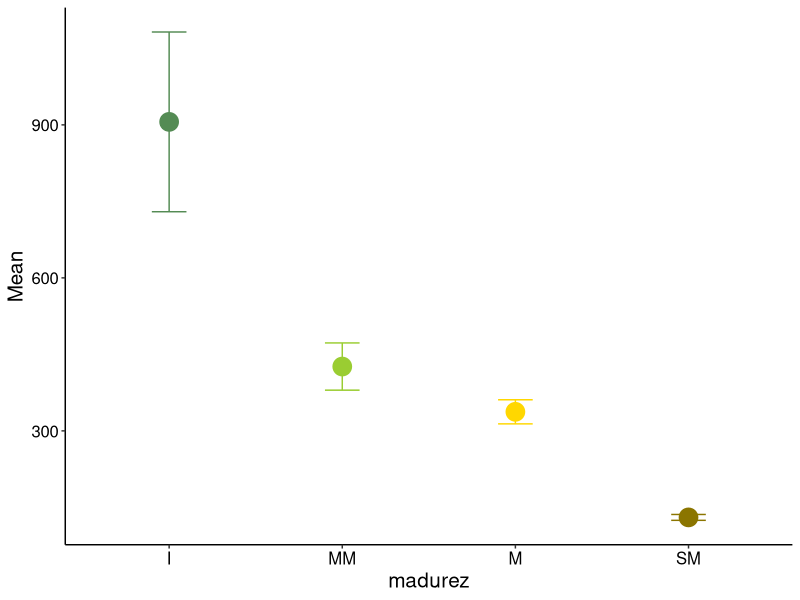
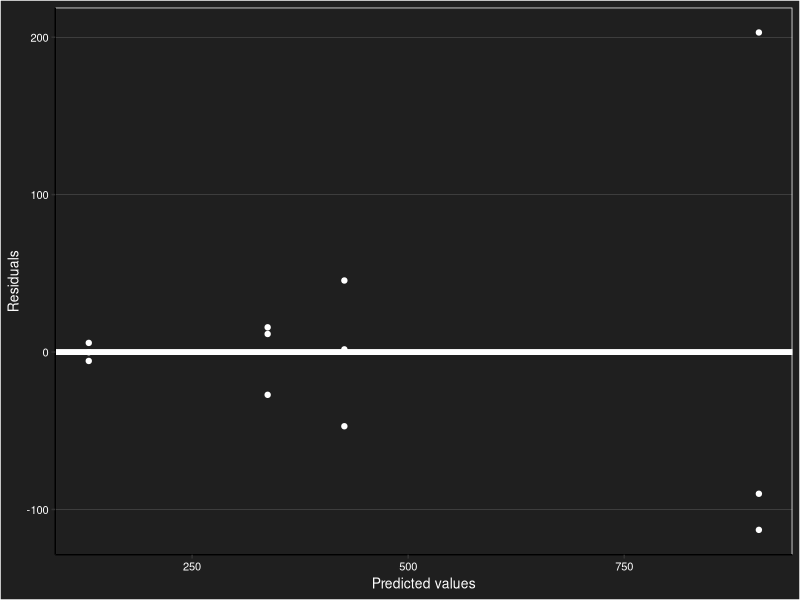
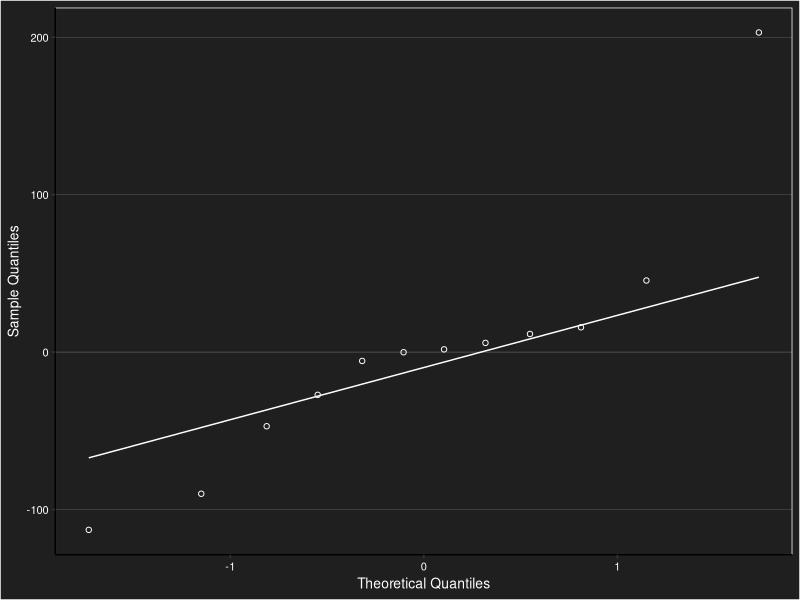

R code for these plots, in order: (Note: this script raises an error after producing the figures.)
## ---- chunk 1
knitr::opts_chunk$set(warning = FALSE, message = FALSE, echo = FALSE)

library(readxl)
data_mad_phenols <- read_excel("database.xlsx", sheet = "mad_phenols")
data_mad_phenols$madurez <- factor(data_mad_phenols$madurez, levels=c("I", "MM", "M", "SM"))

## ---- chunk 2
knitr::opts_chunk$set(warning = FALSE, message = FALSE, echo = FALSE)

library(dplyr)
tabla_fenoles <- data_mad_phenols %>% 
  dplyr::group_by(madurez) %>% 
  dplyr::summarise(n=n(),
                   Mean = mean(fenoles),
                   sd = sd(fenoles))

library(knitr)
kable(tabla_fenoles, format = "markdown")

## ---- chunk 3
knitr::opts_chunk$set(warning = FALSE, message = FALSE, echo = FALSE)

library(ggplot2)
plot_mad_fenoles <- ggplot(tabla_fenoles, aes(x = madurez, y = Mean, color = madurez)) +
    scale_color_manual(values = c("palegreen4", "yellowgreen", "gold", "gold4")) +
    stat_summary(fun = "mean", size = 6, geom = "point") +
    geom_errorbar(aes(ymin = Mean - sd, ymax = Mean + sd), width = 0.2, position = position_dodge(0.9)) +
    theme_classic() +
    theme(legend.title = element_blank()) +
    theme(legend.position = "none") +
    theme(text = element_text(size = 15, color = 'black')) +
    theme(axis.text = element_text(color = 'black'))
plot_mad_fenoles

## ---- chunk 4
knitr::opts_chunk$set(warning = FALSE, message = FALSE, echo = FALSE)

library(nlme)
modelos_mad_fenoles <- gls(fenoles ~ madurez, weights=varIdent(form=~1|madurez), data=data_mad_phenols)
modelos_mad_fenoles

## ---- chunk 5
knitr::opts_chunk$set(warning = FALSE, message = FALSE, echo = FALSE)

fenoles_mad_ajuste <- as.data.frame(cbind(
  "residuos" = residuals(modelos_mad_fenoles),
  "predichos" = predict(modelos_mad_fenoles)))

HV_fenoles_mad<-ggplot(fenoles_mad_ajuste) +
  aes(predichos, residuos) +
  geom_hline(yintercept = 0, colour="white", size=2) +
  geom_point(colour="white")+
  theme_classic()+
  labs(y="Residuals", x="Predicted values")+
  theme(legend.position = "bottom", legend.background = element_rect(fill = "gray12"))+
  theme(panel.grid.major.y = element_line(size=0.05, color='white'))+
  theme(panel.grid.major.x = element_blank())+
  theme(text = element_text(size=10, color='white'))+
  theme(axis.text = element_text(color='white'))+
  theme(plot.background = element_rect(fill = "gray12"))+
  theme(panel.background = element_rect(fill = "gray12", color = "white"))
HV_fenoles_mad

QQ_fenoles_mad<-ggplot(fenoles_mad_ajuste) +
aes(sample = residuos) +
  geom_qq(shape = 1, colour="white") +
  geom_qq_line(colour="white")+
  theme_classic()+
  labs(y="Sample Quantiles", x="Theoretical Quantiles")+
  theme(legend.position = "bottom", legend.background = element_rect(fill = "gray12"))+
  theme(panel.grid.major.y = element_line(size=0.05, color='white'))+
  theme(panel.grid.major.x = element_blank())+
  theme(text = element_text(size=10, color='white'))+
  theme(axis.text = element_text(color='white'))+
  theme(plot.background = element_rect(fill = "gray12"))+
  theme(panel.background = element_rect(fill = "gray12", color = "white"))
QQ_fenoles_mad

shapiro.test(fenoles_mad_ajuste$residuos)

## ---- chunk 6
knitr::opts_chunk$set(warning = FALSE, message = FALSE, echo = FALSE)

anova(modelos_mad_fenoles)

## ---- chunk 7
knitr::opts_chunk$set(warning = FALSE, message = FALSE, echo = FALSE)

library(emmeans)
Comp_mad_fenoles<-emmeans(modelos_mad_fenoles, pairwise ~ madurez) #Tukey por default  
Comp_mad_fenoles
plot(Comp_mad_fenoles, comparisons = FALSE, arrow.type = "none") + theme_classic() +
  labs(x = "mg Fenoles / 100g PF)", y ="Madurez")

## ---- chunk 8
knitr::opts_chunk$set(warning = FALSE, message = FALSE, echo = FALSE)

library(readxl)
library(dplyr)

Datos0 <- read_excel("database.xlsx", sheet = "mad_aaox")
Datos0$Muestra <- factor(Datos0$Muestra)
Datos0$Conc <- factor(Datos0$Conc)
Datos0$Pip <- factor(Datos0$Pip)
Datos0$Trata <- factor(Datos0$Trata, levels = c("I", "MM", "M", "SM"))

# Datos0 %>% dplyr::filter(Conc == extract_Conc)

filter_list <- c("1.25", "2.5", "5", "12.5")
names_Conc<- c("ext_1.25", "ext_2.5", "ext_5", "ext_12.5")
list_Conc <- list()
for (extract_Conc in filter_list) {
  temp_table <- Datos0 %>% filter(Conc == extract_Conc)

  # Cambia el nombre de la columna Conc
  colnames(temp_table)[which(colnames(temp_table) == "In")] <- names_Conc
  # Selecciona las columnas 1 y 4
  temp_table <- temp_table %>% select(1, 4)
  # Agrega la tabla a la lista
  list_Conc[[paste0("extract_", extract_Conc)]] <- temp_table
  
}
# Une las tablas por columna
all_conc <- bind_cols(list_Conc)
# Elimina las columnas duplicadas
all_conc <- all_conc[,-c(3,5,7)]
# Se agrega columna de fenoles
all_conc <-cbind(all_conc, data_mad_phenols[,-c(1)]) 

## ---- chunk 9
knitr::opts_chunk$set(warning = FALSE, message = FALSE, echo = FALSE)

library(ggplot2)
library(GGally)
GCORmad <- ggpairs(all_conc, columns = 2:9, lower = list(continuous = "points"))
GCORmad + theme_minimal()

## ---- chunk 10
knitr::opts_chunk$set(warning = FALSE, message = FALSE, echo = FALSE)

# new names
all_conc <- rename(all_conc, ext_1.25=ext_1.25...2)
all_conc <- rename(all_conc, ext_2.5=ext_1.25...4)
all_conc <- rename(all_conc, ext_5=ext_1.25...6)
all_conc <- rename(all_conc, ext_12.5=ext_1.25...8)

# models
mod_1.25<- lm(ext_1.25~fenoles, data=all_conc)
mod_2.5<- lm(ext_2.5~fenoles, data=all_conc)
mod_5<- lm(ext_5~fenoles, data=all_conc)
mod_12.5<- lm(ext_12.5~fenoles, data=all_conc)

## ---- chunk 11
knitr::opts_chunk$set(warning = FALSE, message = FALSE, echo = FALSE)

library(knitr)
kable(summary(mod_1.25)$coefficients[2,4], format = "markdown", col.names = "p-valor")

## ---- chunk 12
knitr::opts_chunk$set(warning = FALSE, message = FALSE, echo = FALSE)

kable(summary(mod_2.5)$coefficients[2,4], format = "markdown", col.names = "p-valor")

## ---- chunk 13
knitr::opts_chunk$set(warning = FALSE, message = FALSE, echo = FALSE)

kable(summary(mod_5)$coefficients[2,4], format = "markdown", col.names = "p-valor")

## ---- chunk 14
knitr::opts_chunk$set(warning = FALSE, message = FALSE, echo = FALSE)

kable(summary(mod_12.5)$coefficients[2,4], format = "markdown", col.names = "p-valor")
